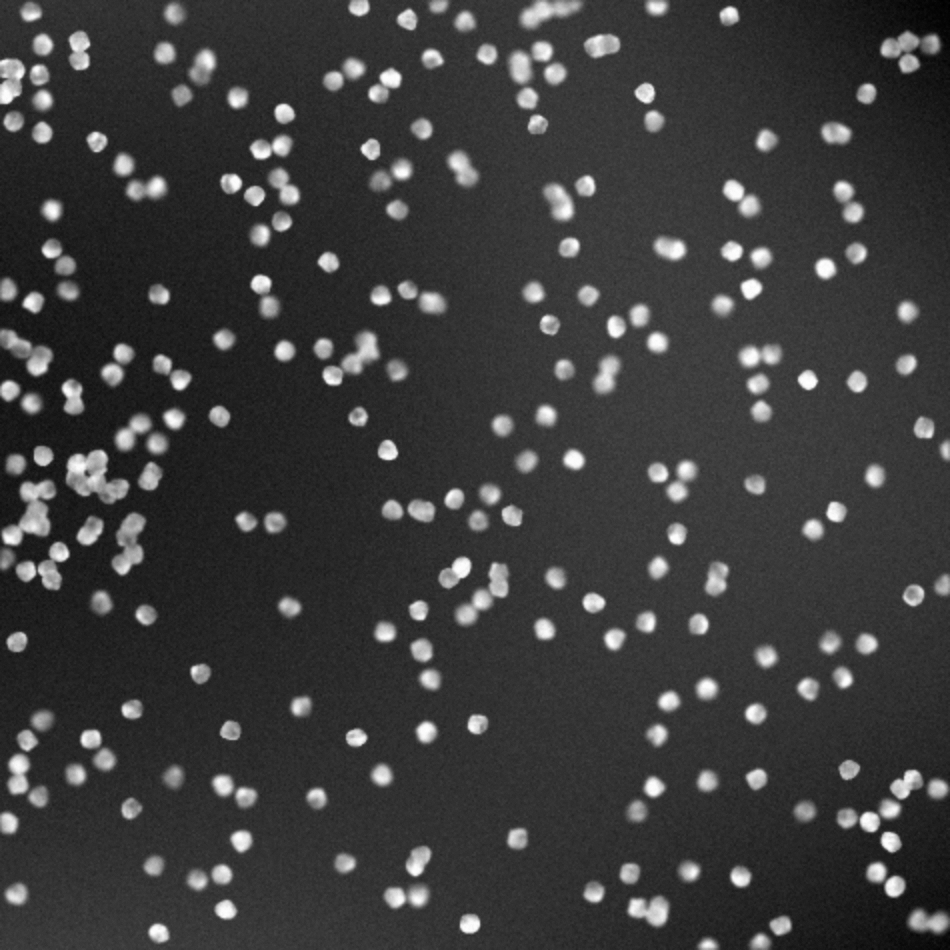
#> input picture code_and_samples/samples/hard/6HARD.bmp, 950 x 950 px, found by its file name
$ python Otsu.py
#> lines starting #> are read from the running program, lines starting #| are printed output that depends on the picture; after the words box and inside, x2 and y2 are one past the last pixel; in counts of white or black regions, pixels touching at a corner belong together
import numpy as np
import matplotlib.pyplot as plt
import math

img = plt.imread('6HARD.bmp')
#> img is the input picture: shape (950, 950, 3); min 0, max 255, mean 60.7
# [37 lines of commented-out code are left out]

def compute_otsu_criteria(im, th):
    """Otsu's method to compute criteria."""
#> called with th = 0
    # create the thresholded image
    thresholded_im = np.zeros(im.shape)
    thresholded_im[im >= th] = 1

    # compute weights
    nb_pixels = im.size
    nb_pixels1 = np.count_nonzero(thresholded_im)
    weight1 = nb_pixels1 / nb_pixels
    weight0 = 1 - weight1

    # if one of the classes is empty, eg all pixels are below or above the threshold, that threshold will not be considered
    # in the search for the best threshold
    if weight1 == 0 or weight0 == 0:
        return np.inf

    # find all pixels belonging to each class
    val_pixels1 = im[thresholded_im == 1]
    val_pixels0 = im[thresholded_im == 0]

    # compute variance of these classes
    var1 = np.var(val_pixels1) if len(val_pixels1) > 0 else 0
    var0 = np.var(val_pixels0) if len(val_pixels0) > 0 else 0

    return weight0 * var0 + weight1 * var1

# testing all thresholds from 0 to the maximum of the image
threshold_range = range(np.max(img)+1)
criterias = [compute_otsu_criteria(img, th) for th in threshold_range]
#> call 3 of compute_otsu_criteria, with th = 2
#> in compute_otsu_criteria (call 3), `thresholded_im[im >= th] = 1`:
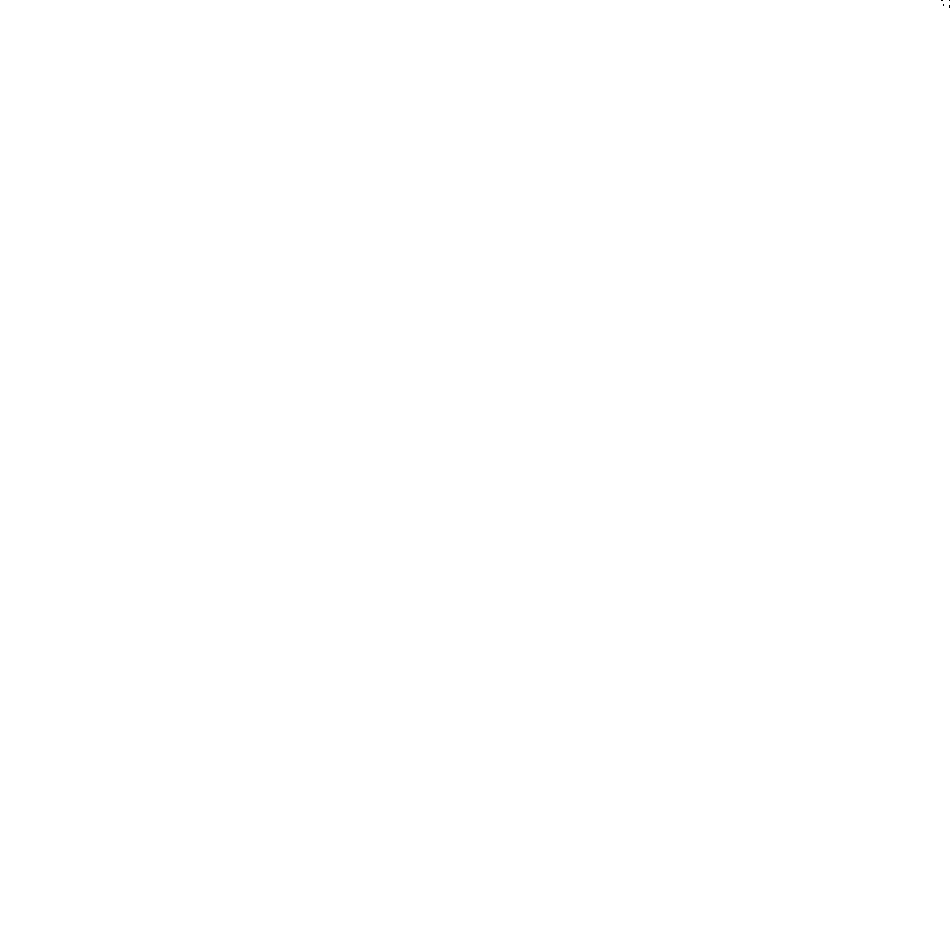
#> thresholded_im: shape (950, 950, 3) float64; values 0 (black) and 1 (white), 100% white; black in thin lines or dots, all inside (x1, y1, x2, y2) = (941, 0, 950, 8)
#> in compute_otsu_criteria (call 3), `nb_pixels1 = np.count_nonzero(thresholded_im)`: nb_pixels1 = 2707476
#> in compute_otsu_criteria (call 38), `thresholded_im[im >= th] = 1`:
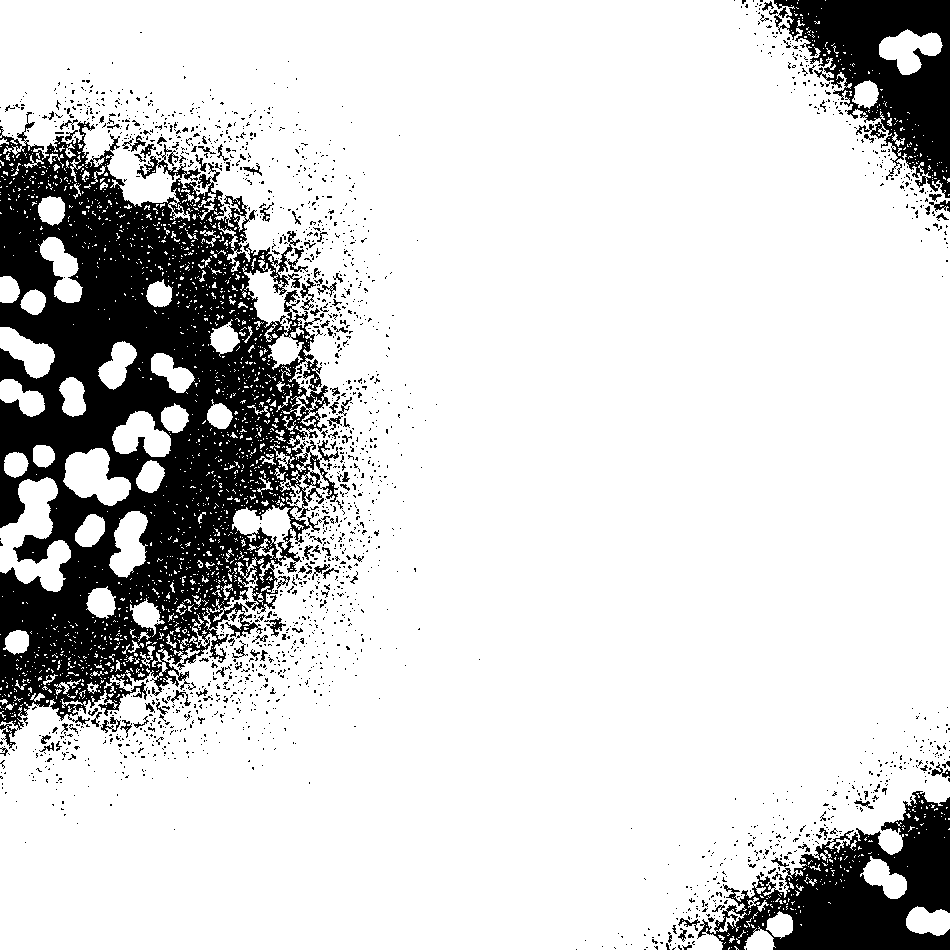
#> thresholded_im: shape (950, 950, 3) float64; values 0 (black) and 1 (white), 82.9% white; 1864 black regions (1738 under 20 px), largest, box (x1, y1, x2, y2) and area: (0, 112, 339, 749) 106699, (697, 791, 950, 950) 18789, (774, 0, 950, 198) 16703
#> in compute_otsu_criteria (call 38), `nb_pixels1 = np.count_nonzero(thresholded_im)`: nb_pixels1 = 2244108
#> in compute_otsu_criteria (call 38), `weight1 = nb_pixels1 / nb_pixels`: weight1 = 0.829
#> in compute_otsu_criteria (call 38), `weight0 = 1 - weight1`: weight0 = 0.171
#> in compute_otsu_criteria (call 38), `var1 = np.var(val_pixels1) if len(val_pixels1) > 0 else 0`: var1 = 1895.2
#> in compute_otsu_criteria (call 38), `var0 = np.var(val_pixels0) if len(val_pixels0) > 0 else 0`: var0 = 26.04
#> in compute_otsu_criteria (call 39), `thresholded_im[im >= th] = 1`:
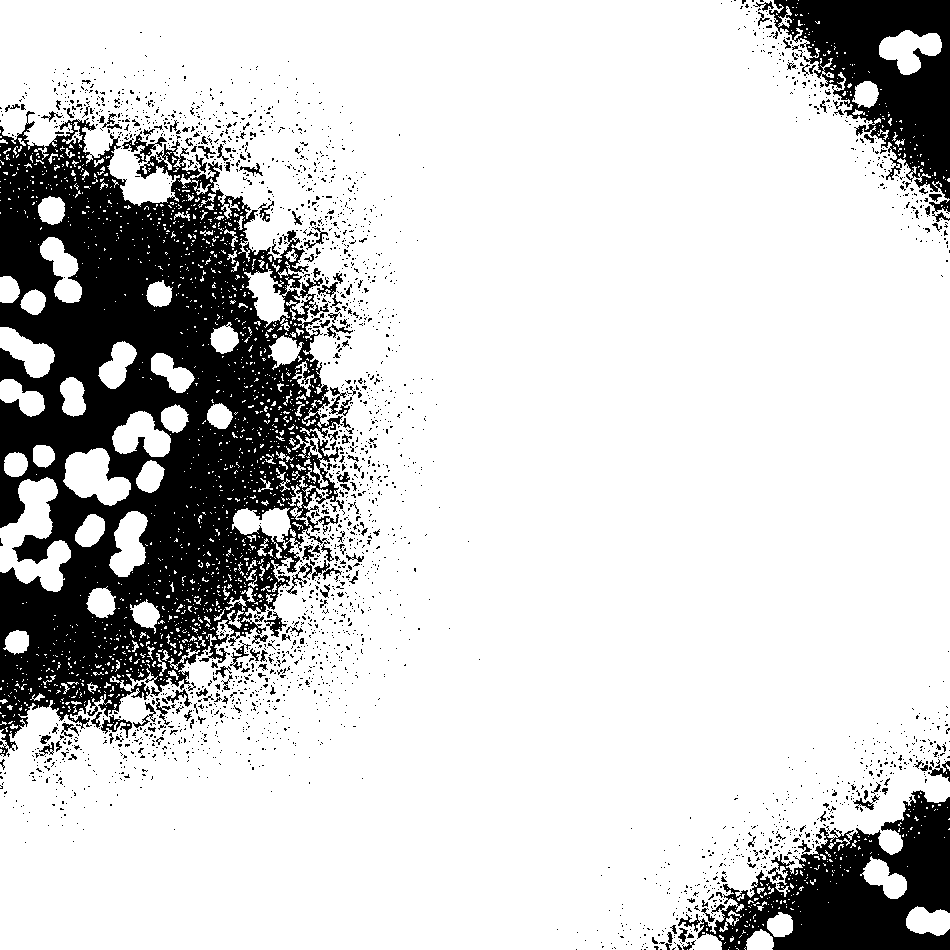
#> thresholded_im: shape (950, 950, 3) float64; values 0 (black) and 1 (white), 81.3% white; 2559 black regions (2407 under 20 px), largest, box (x1, y1, x2, y2) and area: (0, 111, 344, 757) 115443, (678, 790, 950, 950) 20217, (769, 0, 950, 199) 17547
#> in compute_otsu_criteria (call 39), `nb_pixels1 = np.count_nonzero(thresholded_im)`: nb_pixels1 = 2200212
#> in compute_otsu_criteria (call 39), `weight1 = nb_pixels1 / nb_pixels`: weight1 = 0.813
#> in compute_otsu_criteria (call 39), `weight0 = 1 - weight1`: weight0 = 0.187
#> in compute_otsu_criteria (call 39), `var1 = np.var(val_pixels1) if len(val_pixels1) > 0 else 0`: var1 = 1914.6
#> in compute_otsu_criteria (call 39), `var0 = np.var(val_pixels0) if len(val_pixels0) > 0 else 0`: var0 = 27.53
#> in compute_otsu_criteria (call 40), `thresholded_im[im >= th] = 1`:
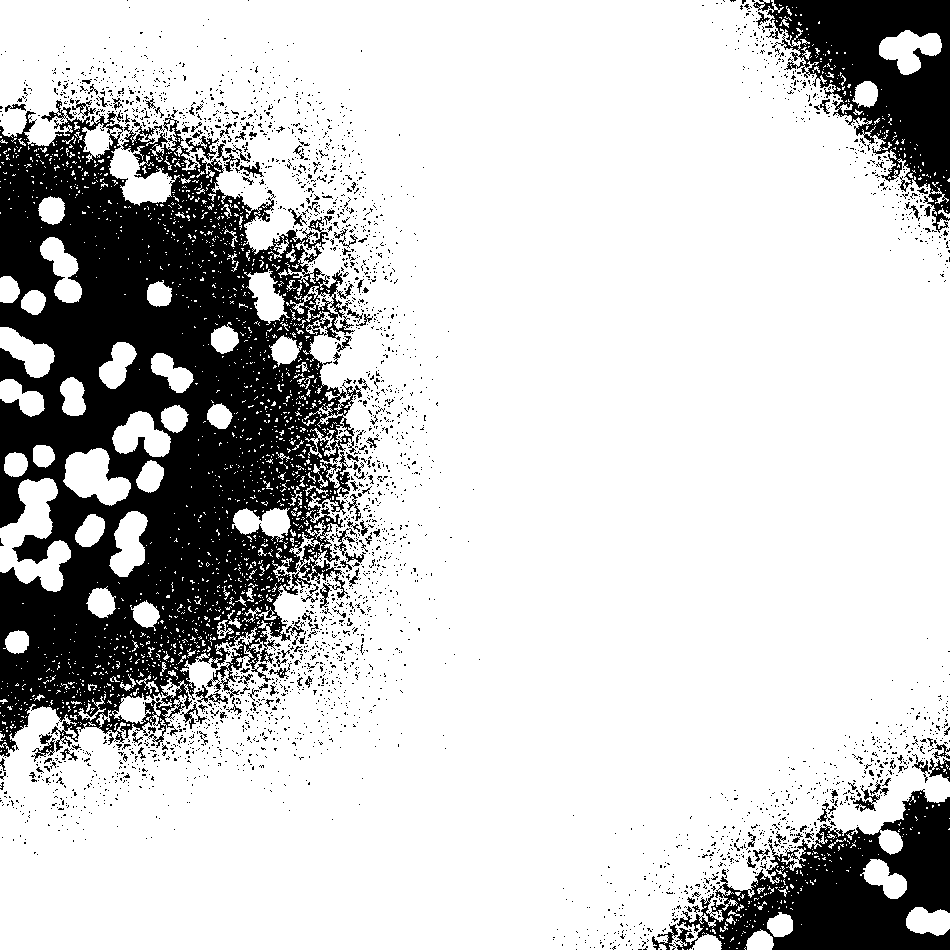
#> thresholded_im: shape (950, 950, 3) float64; values 0 (black) and 1 (white), 79.1% white; 2970 black regions (2828 under 20 px), largest, box (x1, y1, x2, y2) and area: (0, 100, 362, 757) 130664, (674, 789, 950, 950) 21695, (753, 0, 950, 233) 19565
#> in compute_otsu_criteria (call 40), `nb_pixels1 = np.count_nonzero(thresholded_im)`: nb_pixels1 = 2142684
#> in compute_otsu_criteria (call 40), `weight1 = nb_pixels1 / nb_pixels`: weight1 = 0.791
#> in compute_otsu_criteria (call 40), `weight0 = 1 - weight1`: weight0 = 0.209
#> in compute_otsu_criteria (call 40), `var1 = np.var(val_pixels1) if len(val_pixels1) > 0 else 0`: var1 = 1941.8
#> in compute_otsu_criteria (call 40), `var0 = np.var(val_pixels0) if len(val_pixels0) > 0 else 0`: var0 = 29.57
#> criterias = 256 items, first 6: inf, 1768.7, 1768.7, 1768.5, 1768.5, 1768

# best threshold is the one minimizing the Otsu criteria
best_threshold = threshold_range[np.argmin(criterias)]
#> best_threshold = 113
print(best_threshold)
#| 113

$ run again, with code_and_samples/samples/hard/10HARD.bmp copied over code_and_samples/samples/hard/6HARD.bmp
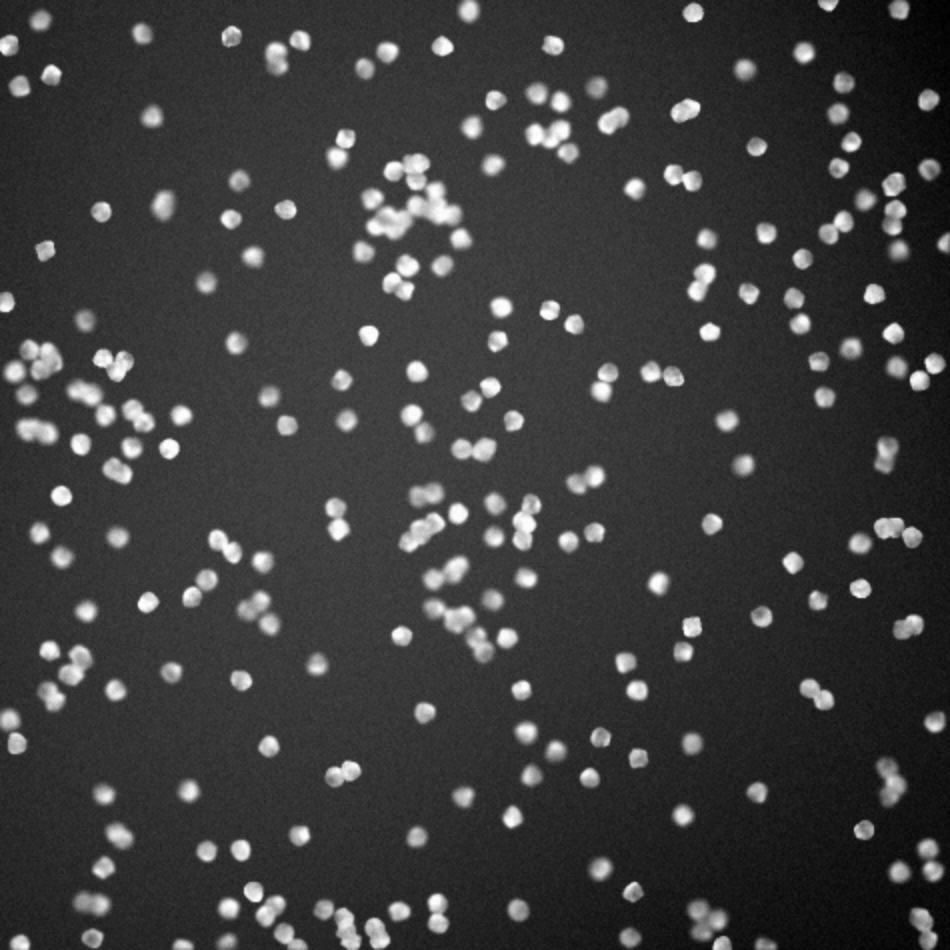
#> input picture code_and_samples/samples/hard/10HARD.bmp, 950 x 950 px, found by its file name
#> img is the input picture: shape (950, 950, 3); min 0, max 255, mean 60.8
#> in compute_otsu_criteria (call 8), `thresholded_im[im >= th] = 1`:
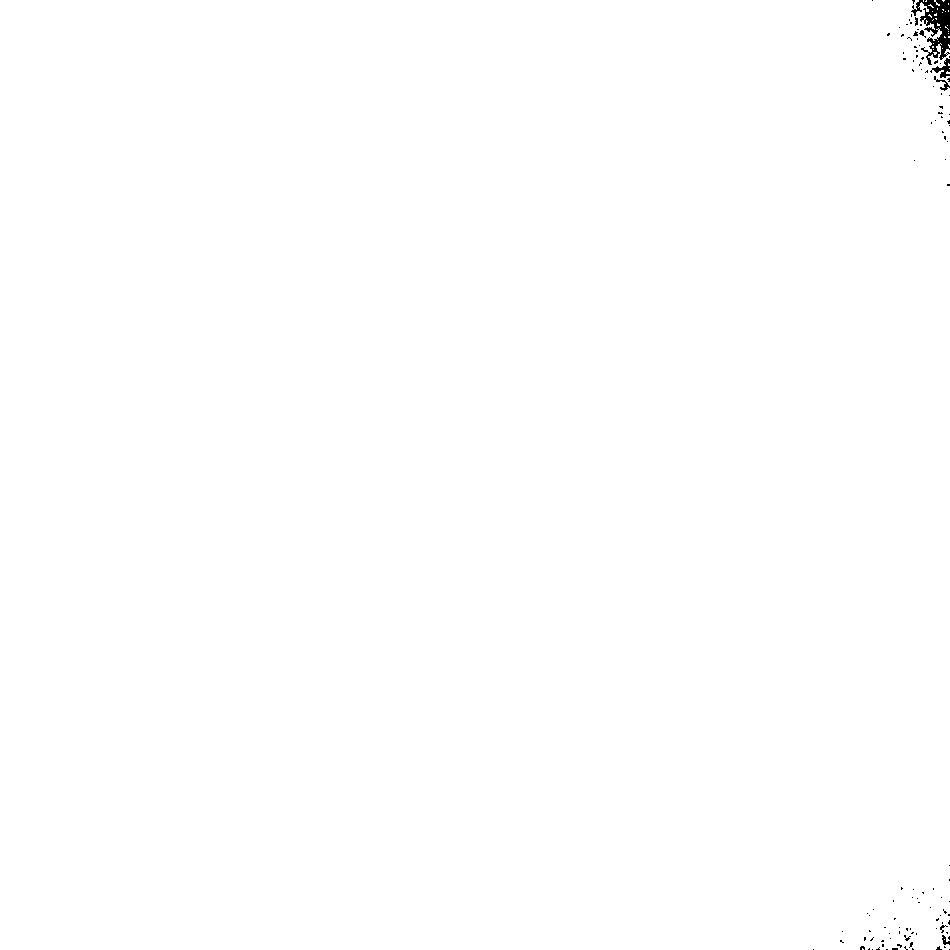
#> thresholded_im: shape (950, 950, 3) float64; values 0 (black) and 1 (white), 99.8% white; 112 black regions (105 under 20 px), largest, box (x1, y1, x2, y2) and area: (911, 0, 950, 65) 1159, (930, 58, 950, 78) 154, (934, 76, 950, 91) 65
#> nb_pixels1 = 2701797
#> weight0 = 0.00211
#> val_pixels0 = 5703 values, max 6 at index 0, min 0 at index 36, mean 4.69
#> var1 = 1910.8
#> var0 = 1.61
#> in compute_otsu_criteria (call 40), `thresholded_im[im >= th] = 1`:
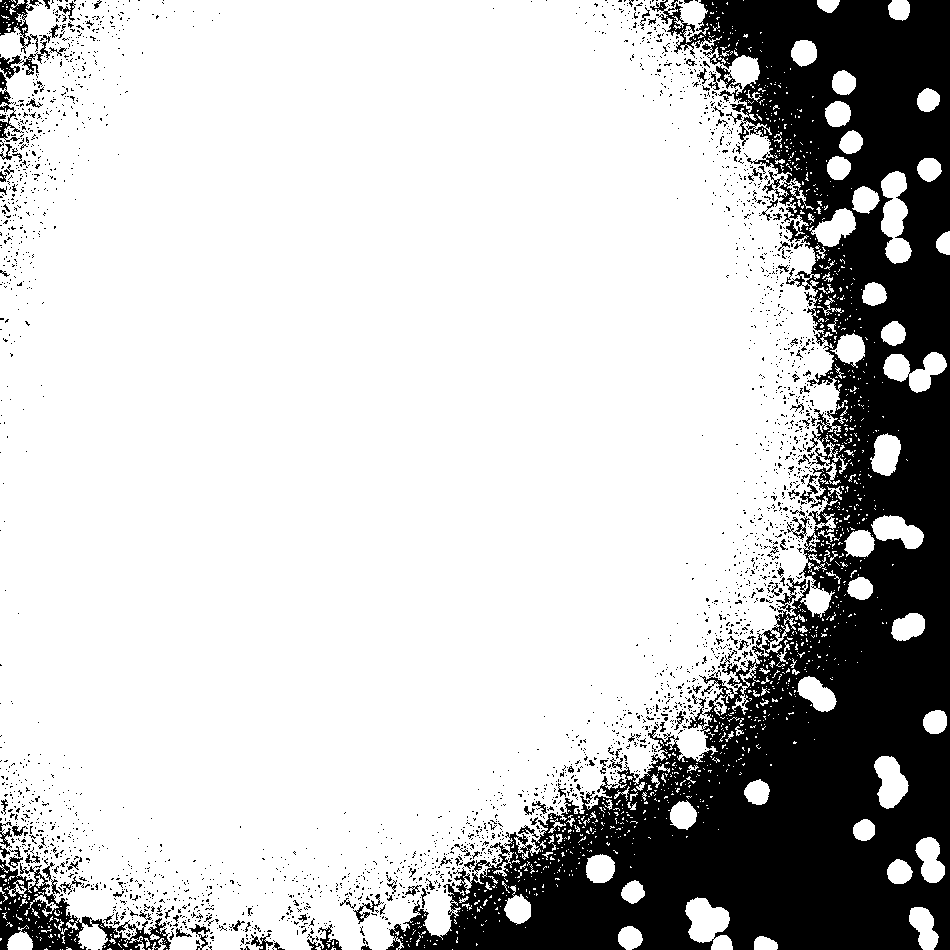
#> thresholded_im: shape (950, 950, 3) float64; values 0 (black) and 1 (white), 77.6% white; 2586 black regions (2469 under 20 px), largest, box (x1, y1, x2, y2) and area: (386, 0, 950, 950) 181466, (0, 859, 171, 950) 5096, (0, 0, 34, 54) 782
#> nb_pixels1 = 2101962
#> weight1 = 0.776
#> weight0 = 0.224
#> var1 = 2031.4
#> var0 = 65.04
#> criterias = 256 items, first 6: inf, 1913.2, 1913.2, 1912.7, 1912.5, 1911.1
#> best_threshold = 115
#| 115
